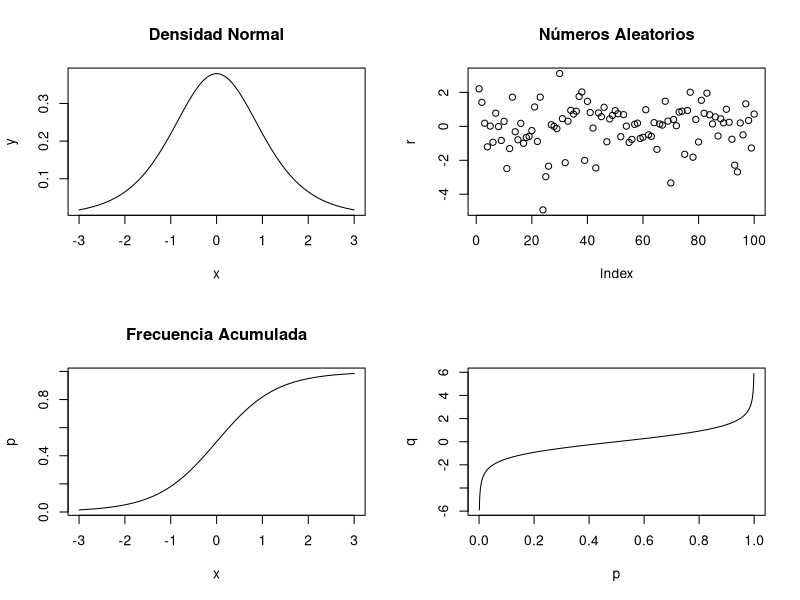

The R script that drew this image:
x <- seq(-3,3,.1)
y <- dt(x, 5)

par(mfrow=c(2,2))
plot(x,y, type='l', main='Densidad Normal')

r = rt(100, 5)
plot(r, main='Números Aleatorios')

p = pt(x, 5)

plot(x, p , type='l', main='Frecuencia Acumulada')

p <- seq(0,1, .001)
q <- qt(p, 5)

plot(p, q, type='l')

